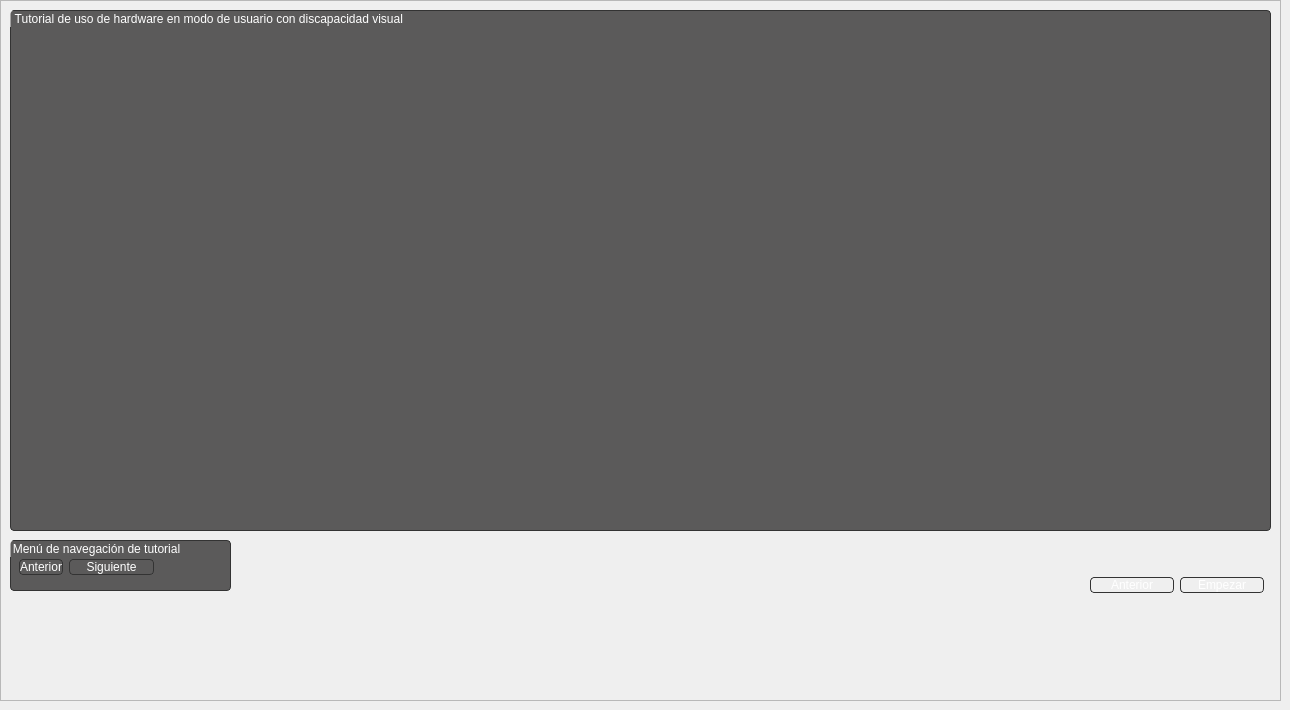
               <widget class="QWidget" name="Tutorial">
                <widget class="QFrame" name="frame_6">
                 <property name="geometry">
                  <rect>
                   <x>0</x>
                   <y>0</y>
                   <width>1281</width>
                   <height>701</height>
                  </rect>
                 </property>
                 <property name="frameShape">
                  <enum>QFrame::StyledPanel</enum>
                 </property>
                 <property name="frameShadow">
                  <enum>QFrame::Raised</enum>
                 </property>
                 <widget class="QGroupBox" name="Tutorial_graph">
                  <property name="geometry">
                   <rect>
                    <x>10</x>
                    <y>10</y>
                    <width>1261</width>
                    <height>521</height>
                   </rect>
                  </property>
                  <property name="styleSheet">
                   <string notr="true">QGroupBox{
	border:1px solid rgb(51,51,51);	
	border-radius:4px;
	color:white;
	background:rgb(91,90,90);
}</string>
                  </property>
                  <property name="title">
                   <string>Tutorial de uso de hardware en modo de usuario con discapacidad visual </string>
                  </property>
                 </widget>
                 <widget class="QGroupBox" name="groupBox_13">
                  <property name="geometry">
                   <rect>
                    <x>10</x>
                    <y>540</y>
                    <width>221</width>
                    <height>51</height>
                   </rect>
                  </property>
                  <property name="styleSheet">
                   <string notr="true">QGroupBox{
	border:1px solid rgb(51,51,51);	
	border-radius:4px;
	color:white;
	background:rgb(91,90,90);
}</string>
                  </property>
                  <property name="title">
                   <string>Menú de navegación de tutorial</string>
                  </property>
                  <widget class="QWidget" name="formLayoutWidget_6">
                   <property name="geometry">
                    <rect>
                     <x>9</x>
                     <y>19</y>
                     <width>135</width>
                     <height>21</height>
                    </rect>
                   </property>
                   <layout class="QFormLayout" name="formLayout_6">
                    <item row="0" column="0">
                     <widget class="QPushButton" name="Tuto_Back">
                      <property name="styleSheet">
                       <string notr="true">QPushButton {
	color:white;
	border:1px solid rgb(51,51,51);	
	border-radius:4px;
	background-color: rgba(0,0,0,0);
}
QPushButton:hover {
	background-color: rgb(91,90,90);
}
QPushButton:pressed {	
	background-color: rgba(0,0,0,0);
}</string>
                      </property>
                      <property name="text">
                       <string>Anterior</string>
                      </property>
                      <property name="icon">
                       <iconset>
                        <normaloff>../../../Documents/GUIUVVIS/Minimalistic-Flat-Modern-GUI-Template-master/icons/1x/backAsset.png</normaloff>../../../Documents/GUIUVVIS/Minimalistic-Flat-Modern-GUI-Template-master/icons/1x/backAsset.png</iconset>
                      </property>
                     </widget>
                    </item>
                    <item row="0" column="1">
                     <widget class="QPushButton" name="Tuto_Next">
                      <property name="styleSheet">
                       <string notr="true">QPushButton {
	color:white;
	border:1px solid rgb(51,51,51);	
	border-radius:4px;
	background-color: rgba(0,0,0,0);
}
QPushButton:hover {
	background-color: rgb(91,90,90);
}
QPushButton:pressed {	
	background-color: rgba(0,0,0,0);
}</string>
                      </property>
                      <property name="text">
                       <string>Siguiente</string>
                      </property>
                      <property name="icon">
                       <iconset>
                        <normaloff>../../../Documents/GUIUVVIS/Minimalistic-Flat-Modern-GUI-Template-master/icons/1x/ForwardAsset.png</normaloff>../../../Documents/GUIUVVIS/Minimalistic-Flat-Modern-GUI-Template-master/icons/1x/ForwardAsset.png</iconset>
                      </property>
                     </widget>
                    </item>
                   </layout>
                  </widget>
                 </widget>
                 <widget class="QWidget" name="horizontalLayoutWidget_6">
                  <property name="geometry">
                   <rect>
                    <x>1090</x>
                    <y>570</y>
                    <width>174</width>
                    <height>31</height>
                   </rect>
                  </property>
                  <layout class="QHBoxLayout" name="horizontalLayout_23">
                   <item>
                    <widget class="QPushButton" name="Back_2">
                     <property name="styleSheet">
                      <string notr="true">QPushButton {
	color:white;
	border:1px solid rgb(51,51,51);	
	border-radius:4px;
	background-color: rgba(0,0,0,0);
}
QPushButton:hover {
	background-color: rgb(91,90,90);
}
QPushButton:pressed {	
	background-color: rgba(0,0,0,0);
}</string>
                     </property>
                     <property name="text">
                      <string>Anterior</string>
                     </property>
                     <property name="icon">
                      <iconset>
                       <normaloff>../../../Documents/GUIUVVIS/Minimalistic-Flat-Modern-GUI-Template-master/icons/1x/backAsset.png</normaloff>../../../Documents/GUIUVVIS/Minimalistic-Flat-Modern-GUI-Template-master/icons/1x/backAsset.png</iconset>
                     </property>
                    </widget>
                   </item>
                   <item>
                    <widget class="QPushButton" name="Next_2">
                     <property name="styleSheet">
                      <string notr="true">QPushButton {
	color:white;
	border:1px solid rgb(51,51,51);	
	border-radius:4px;
	background-color: rgba(0,0,0,0);
}
QPushButton:hover {
	background-color: rgb(91,90,90);
}
QPushButton:pressed {	
	background-color: rgba(0,0,0,0);
}</string>
                     </property>
                     <property name="text">
                      <string>Empezar</string>
                     </property>
                     <property name="icon">
                      <iconset>
                       <normaloff>../../../Documents/GUIUVVIS/Minimalistic-Flat-Modern-GUI-Template-master/icons/1x/playasset.png</normaloff>../../../Documents/GUIUVVIS/Minimalistic-Flat-Modern-GUI-Template-master/icons/1x/playasset.png</iconset>
                     </property>
                    </widget>
                   </item>
                  </layout>
                 </widget>
                </widget>
               </widget>
